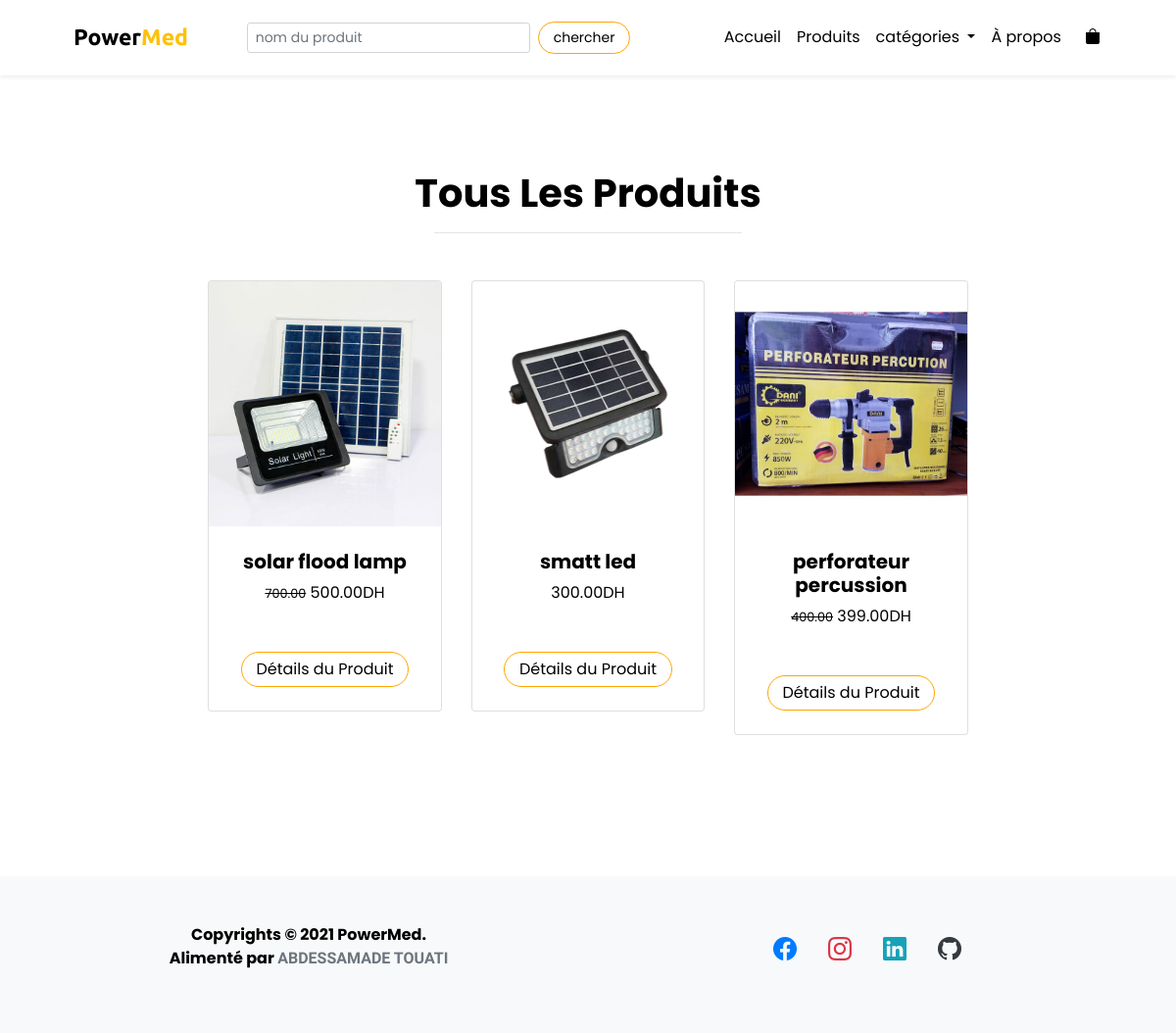
Screenshot of /products/ with the database file from the repository.
### products/models.py (models this page shows, shortened)
class Product(models.Model):
    name = models.CharField(max_length=150)
    category = models.ForeignKey(Category, on_delete=models.CASCADE)
    price = models.DecimalField(max_digits=8, decimal_places=2)
    old_price = models.DecimalField(max_digits=8, decimal_places=2, null=True, blank=True)
    brand = models.CharField(max_length=150)
    ability = models.IntegerField()
    is_active = models.BooleanField(default=True)
    photo = models.ImageField(upload_to='photos/%Y/%m/%d/')
    description = models.TextField()
    publish_date = models.DateTimeField(default=datetime.now)

### products/views.py (the view)
# urls.py: path('products/', include('products.urls')),
def products(request):
    name = None
    products = Product.objects.all()
    if 'searchname' in request.GET:
        name = request.GET['searchname']
        if name:
            products = products.filter(name__icontains=name)
    paginator = Paginator(products, 16)
    page_number = request.GET.get('page')
    page_obj = paginator.get_page(page_number)
    context = {
        'products': page_obj,
        'name': name,
    }
    return render(request, 'products/products.html', context)

### orders/cart.py (called while the page is built)
    def __len__(self):
        return sum(item['quantity'] for item in self.cart.values())

### orders/context_processors.py (called while the page is built)
def nav_cart(request):
	return {'cart':Cart(request)}

### templates/products/products.html (shortened to what this page needs)
{% extends 'base.html' %}
{% load static %}
{% block content %}
<section class="py-5">
    <div class="container px-4 px-lg-5 mt-5">
        {% if 'category' in request.path %}
        <h1 class="text-center font-weight-bold">Produits de {{category.category_name}}</h1>
        {% elif 'searchname' in request.GET %}
        <h1 class="text-center font-weight-bold">Resultats de '{{name}}'</h1>
        {% else %}
        <h1 class="text-center font-weight-bold">Tous Les Produits</h1>
        {% endif %}
        <hr class="mx-auto" style="width: 30%">
        {% if products %}
        <div class="row justify-content-center mt-5">
            {% for product in products %}
            <div class="col-lg-3 col-md-6 col-sm-12 mb-5">
                <div class="card">
                    <img class="card-img-top" height="250px" src="{{product.photo.url}}" alt="..." />
                    <div class="card-body p-4">
                        <div class="text-center">
                            <h5 class="font-weight-bold">{{product.name}}</h5>
                            {% if product.old_price %}
                            <small class="text-muted text-decoration-line-through"><s>{{product.old_price}}</s></small>
                            {% endif %}
                            {{product.price}}DH
                        </div>
                    </div>
                    <div class="card-footer p-4 pt-0 border-top-0 bg-transparent">
                        <div class="text-center"><a class="btn mt-auto" href="{% url 'product' pro_id=product.id %}">Détails du Produit</a></div>
                    </div>
                </div>
            </div>
            {% endfor %}
        </div>
        {% else %}
        <div class="alert alert-warning text-center my-5" role="alert">
            Aucun produit n'a été trouvé correspondant à votre sélection. Vous pouvez revenir à la liste des produits
            <a href="{% url 'products' %}" class="font-weight-bold">ici</a>.
        </div>
        {% endif %}
    </div>
</section>
{% endblock content %}

### powermed/static/css/style.css (style rules this page uses)
:root { --main-color: #fff; --other-color: #000; --first-color: #ffa500; }
* { margin: 0; padding: 0; font-family: 'Poppins', sans-serif; box-sizing: border-box; color: var(--other-color) !important; }
a { text-decoration: none !important; }
.btn { padding: 5px 15px; color: var(--other-color); border: 1px solid var(--first-color); border-radius: 30px; }

### rows the page displays
Product: photo (picture), name "solar flood lamp", old_price "700.00", price "500.00"
Product: photo (picture), name "smatt led", price "300.00"
Product: photo (picture), name "perforateur percussion", old_price "400.00", price "399.00"
